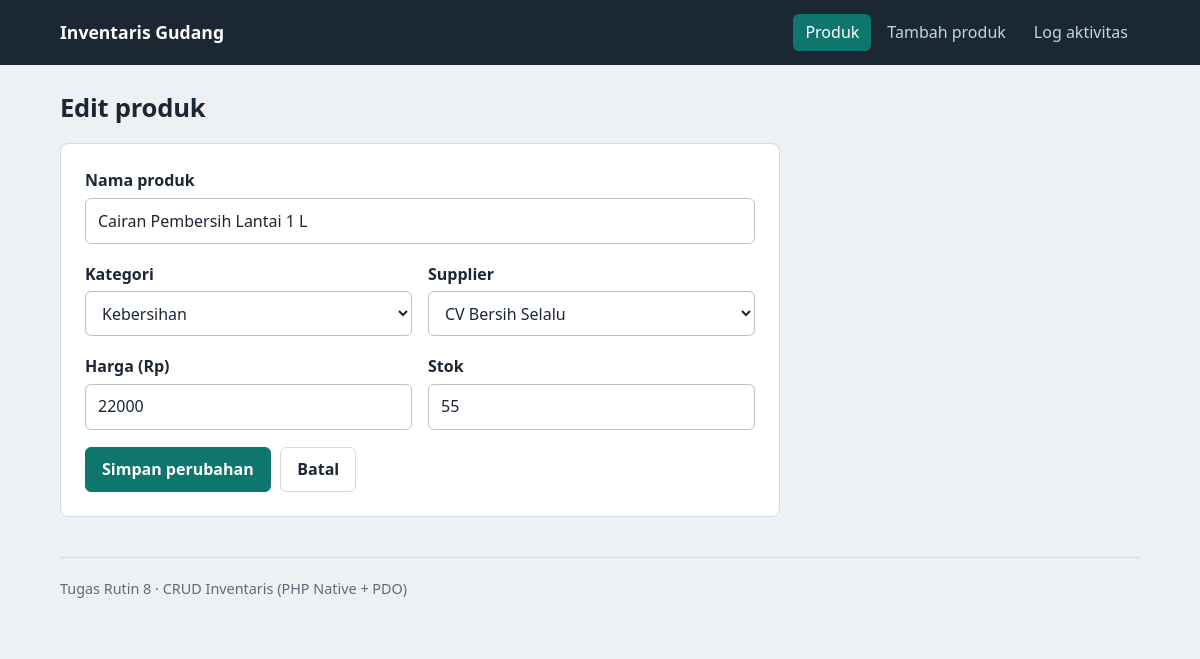
/edit.php?id=10, run on the app's committed database.
### tables this page shows
CREATE TABLE produk (
  id          INT UNSIGNED NOT NULL AUTO_INCREMENT,
  nama_produk VARCHAR(150) NOT NULL,
  kategori_id INT UNSIGNED NOT NULL,
  supplier_id INT UNSIGNED NOT NULL,
  harga       DECIMAL(12,2) NOT NULL DEFAULT 0,
  stok        INT UNSIGNED NOT NULL DEFAULT 0,
  created_at  TIMESTAMP NOT NULL DEFAULT CURRENT_TIMESTAMP,
  PRIMARY KEY (id),
  KEY idx_produk_kategori (kategori_id),
  KEY idx_produk_supplier (supplier_id),
  CONSTRAINT fk_produk_kategori FOREIGN KEY (kategori_id)
    REFERENCES kategori (id) ON UPDATE CASCADE ON DELETE RESTRICT,
  CONSTRAINT fk_produk_supplier FOREIGN KEY (supplier_id)
    REFERENCES supplier (id) ON UPDATE CASCADE ON DELETE RESTRICT
);

CREATE TABLE kategori (
  id            INT UNSIGNED NOT NULL AUTO_INCREMENT,
  nama_kategori VARCHAR(100) NOT NULL,
  deskripsi     VARCHAR(255) NULL,
  PRIMARY KEY (id),
  UNIQUE KEY uq_kategori_nama (nama_kategori)
);

CREATE TABLE supplier (
  id            INT UNSIGNED NOT NULL AUTO_INCREMENT,
  nama_supplier VARCHAR(150) NOT NULL,
  kontak        VARCHAR(50)  NULL,
  alamat        VARCHAR(255) NULL,
  PRIMARY KEY (id)
);

### includes/functions.php (called while the page is built, shortened)
<?php
function e(?string $value): string
{
    return htmlspecialchars((string) $value, ENT_QUOTES | ENT_SUBSTITUTE, 'UTF-8');
}
function ambil_id($nilai): ?int
{
    $id = filter_var($nilai, FILTER_VALIDATE_INT, ['options' => ['min_range' => 1]]);
    return $id === false ? null : $id;
}
function ambil_pilihan(PDO $pdo): array
{
    $stmt = $pdo->prepare('SELECT id, nama_kategori FROM kategori ORDER BY nama_kategori');
    $stmt->execute();
    $kategori = $stmt->fetchAll();
    $stmt = $pdo->prepare('SELECT id, nama_supplier FROM supplier ORDER BY nama_supplier');
    $stmt->execute();
    $supplier = $stmt->fetchAll();
    return [$kategori, $supplier];
}

### includes/form_produk.php (the view, shortened to what this page needs)
<form method="post" action="<?= e($action) ?>" class="card form" novalidate>
    <div class="field">
        <label for="nama_produk">Nama produk</label>
        <input type="text" id="nama_produk" name="nama_produk" maxlength="150"
               value="<?= e($produk['nama_produk']) ?>" required>
    </div>
    <div class="grid-2">
        <div class="field">
            <label for="kategori_id">Kategori</label>
            <select id="kategori_id" name="kategori_id" required>
                <?php foreach ($daftarKategori as $k): ?>
                    <option value="<?= (int) $k['id'] ?>"
                        <?= (string) $produk['kategori_id'] === (string) $k['id'] ? 'selected' : '' ?>>
                        <?= e($k['nama_kategori']) ?>
                    </option>
                <?php endforeach; ?>
            </select>
        </div>
        <div class="field">
            <label for="supplier_id">Supplier</label>
            <select id="supplier_id" name="supplier_id" required>
                <?php foreach ($daftarSupplier as $s): ?>
                    <option value="<?= (int) $s['id'] ?>"
                        <?= (string) $produk['supplier_id'] === (string) $s['id'] ? 'selected' : '' ?>>
                        <?= e($s['nama_supplier']) ?>
                    </option>
                <?php endforeach; ?>
            </select>
        </div>
    </div>
    <div class="grid-2">
        <div class="field">
            <label for="harga">Harga (Rp)</label>
            <input type="number" id="harga" name="harga" min="0" step="0.01"
                   value="<?= e($produk['harga']) ?>" required>
        </div>
        <div class="field">
            <label for="stok">Stok</label>
            <input type="number" id="stok" name="stok" min="0" step="1"
                   value="<?= e($produk['stok']) ?>" required>
        </div>
    </div>
    <div class="actions">
        <button type="submit" class="btn btn--primary"><?= e($tombol) ?></button>
        <a href="index.php" class="btn">Batal</a>
    </div>
</form>

### assets/style.css (style rules this page uses)
:root { --bg: #eef1f4; --surface: #ffffff; --ink: #1b2733; --muted: #5d6b79; --line: #d5dbe1; --accent: #0f766e; --accent-ink: #ffffff; --accent-soft: #d9efec; --danger: #b42318; --danger-soft: #fbe4e1; --ok-soft: #dcf1e4; --radius: 8px; --font: "Segoe UI", system-ui, -apple-system, "Helvetica Neue", Arial, sans-serif; }
* { box-sizing: border-box; }
html { font-size: 16px; }
body { margin: 0; background: var(--bg); color: var(--ink); font-family: var(--font); line-height: 1.55; }
a { color: var(--accent); }
.card { background: var(--surface); border: 1px solid var(--line); border-radius: var(--radius); }
.actions { display: flex; gap: .6rem; flex-wrap: wrap; align-items: center; }
.btn { display: inline-block; padding: .55rem 1rem; border-radius: 6px; border: 1px solid var(--line); background: var(--surface); color: var(--ink); font: inherit; font-weight: 600; text-decoration: none; cursor: pointer; }
.btn--primary { background: var(--accent); border-color: var(--accent); color: var(--accent-ink); }
.form { padding: 1.5rem; max-width: 720px; }
.field { margin-bottom: 1.1rem; }
label { display: block; font-weight: 600; margin-bottom: .3rem; }
input[type="text"], input[type="number"], input[type="search"], select { width: 100%; padding: .6rem .75rem; font: inherit; color: var(--ink); background: #fff; border: 1px solid #b9c2cb; border-radius: 6px; }
.grid-2 { display: grid; grid-template-columns: 1fr 1fr; gap: 1rem; }

### data on the page
produk: nama_produk "Cairan Pembersih Lantai 1 L", kategori_id "Kebersihan", supplier_id "CV Bersih Selalu", harga "22000", stok "55"

### other printed values
$tombol "Simpan perubahan"
